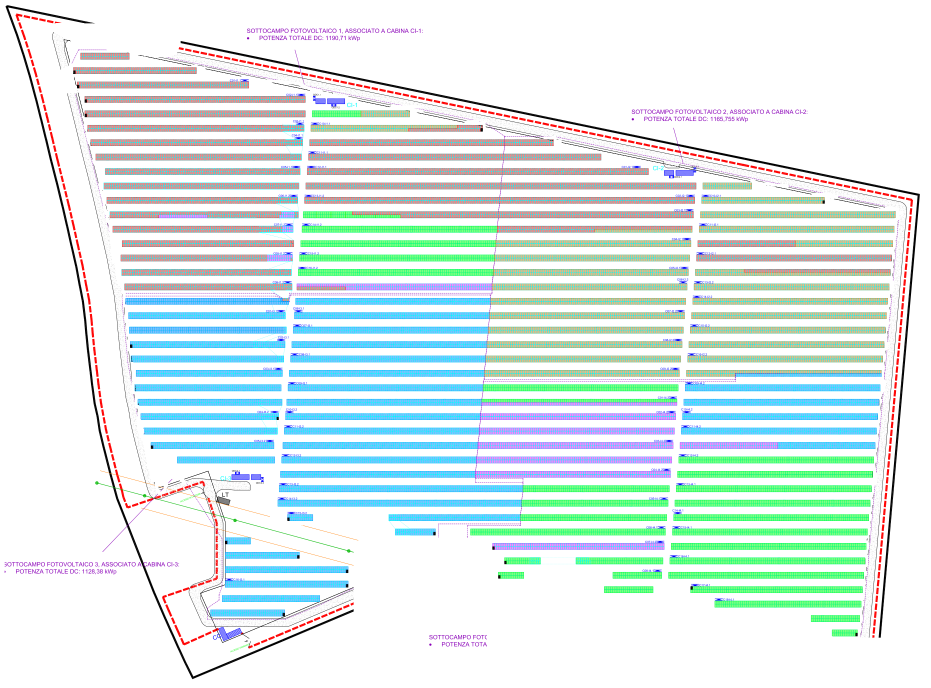
%> input picture data/images/SommaLombardaCAD.png, 2792 x 2064 px (shown at 1/3 size)
$ octave ArrayIdentification.m   (GNU Octave 9; MATLAB toolbox functions it lacks are replaced by stand-ins)
%> lines starting %> are read from the running program, lines starting %| are printed output that depends on the picture
% identify array from cad

% CONSTANTS
% Locations Constants
FOLDER_PATH = './data/images/';
CAD_FILE = 'SommaLombardaCAD.png';
% Processing Constants
resizingFactor = 0.4;               % Resizing factor by which to resize the original image to work with it
edgeDetectionMethod = 'Canny';      % Method used for edge detection ('Sobel' (default) | 'Prewitt' | 'Roberts' | 'log' | 'zerocross' | 'Canny' | 'approxcanny')


% Read, turn BW and resize image
cad = imread([FOLDER_PATH CAD_FILE]);
cad = rgb2gray(cad);
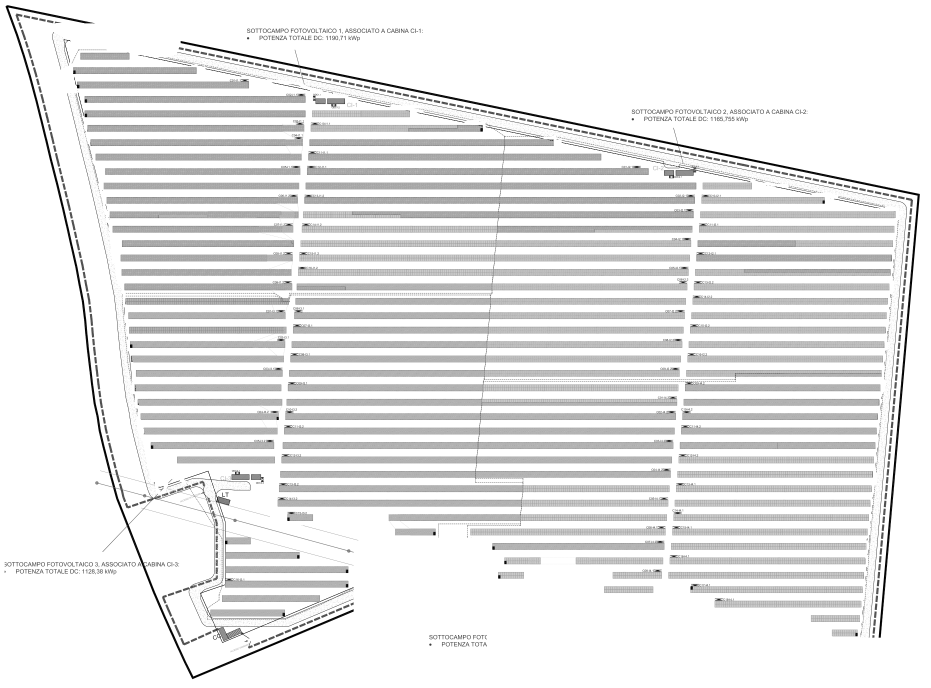
%> cad: size 2064x2792 uint8 (shown at 1/3 size); min 0, max 255, mean 231.8
cad = imresize(cad, resizingFactor);
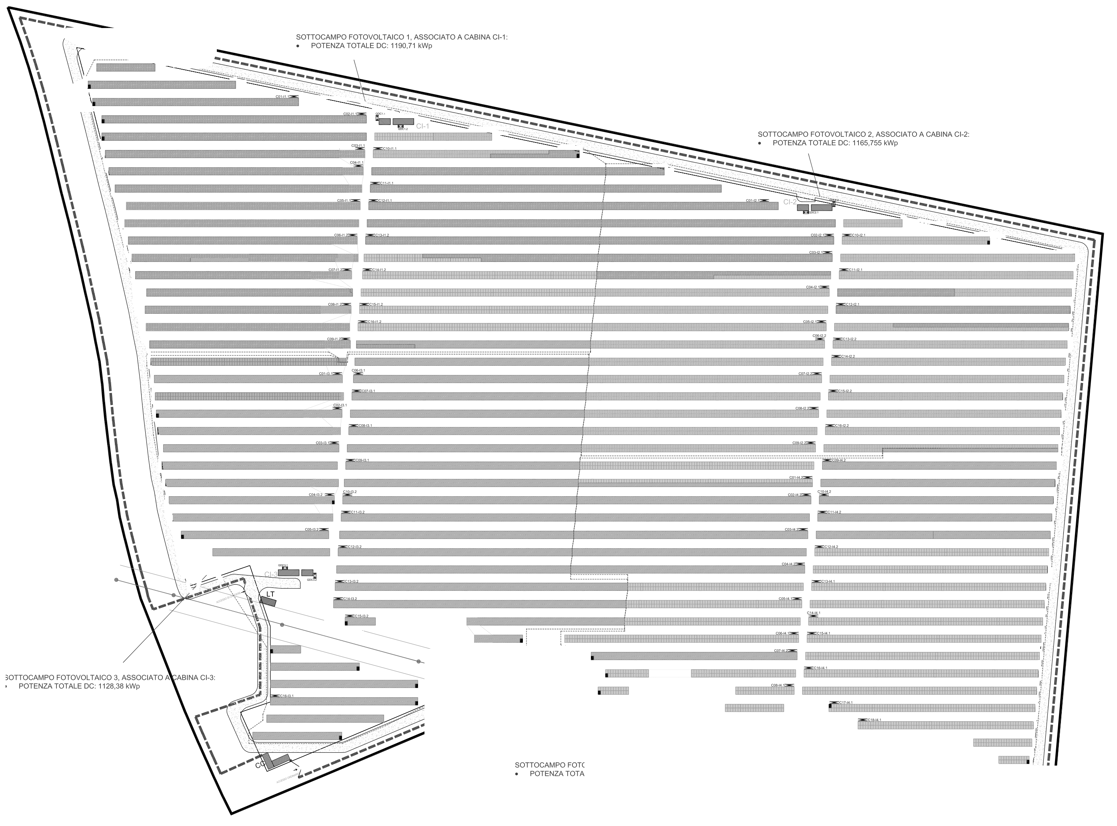
%> cad: size 826x1117 uint8; min 0, max 255, mean 231.6

% IMAGE PROCESSING
% compute edges
ed = edge(cad, edgeDetectionMethod);
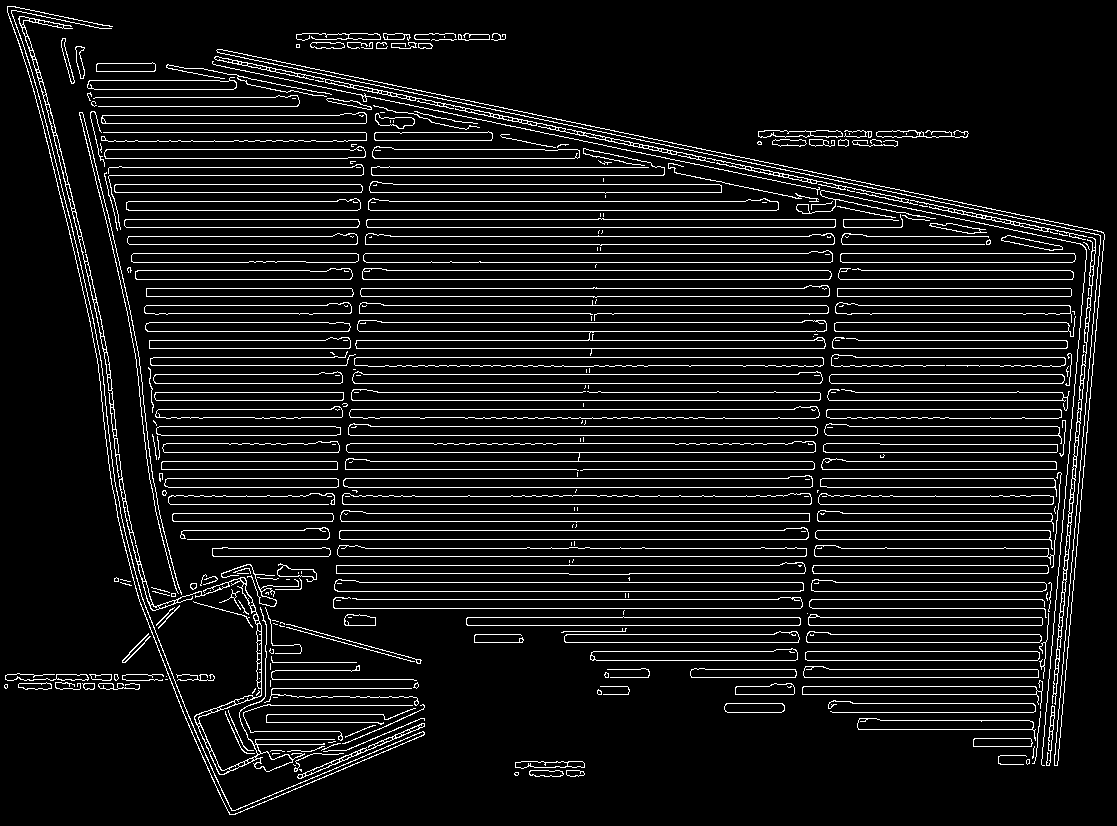
%> ed: size 826x1117 logical; 8.4% white in thin lines or dots

% DISPLAYING
warning('off', 'all');
% BW image
figure;
imshow(cad);
title('orig');

% Edges image
figure;
imshow(ed);
title('edge');
warning ('on', 'all');
